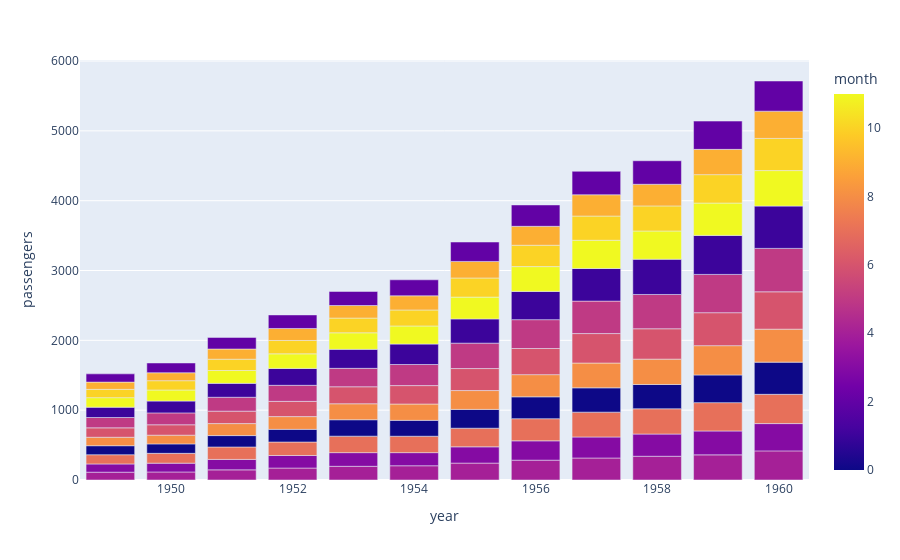

This figure's notebook cell:
### Code cell
px.bar(df, x='year', y='passengers',color='month')

### Figure 1 — Plotly figure (JSON) as saved in the notebook; plotly's stock layout.template omitted (floating-point values rounded to 4 significant figures; data arrays with more than 128 entries replaced by an {"elided": "..."} marker saying what was removed)
{"data": [{"alignmentgroup": "True", "hovertemplate": "year=%{x}<br>passengers=%{y}<br>month=%{marker.color}<extra></extra>", "legendgroup": "", "marker": {"color": {"elided": "144 int values"}, "coloraxis": "coloraxis", "pattern": {"shape": ""}}, "name": "", "offsetgroup": "", "orientation": "v", "showlegend": false, "textposition": "auto", "type": "bar", "x": {"elided": "144 int values"}, "xaxis": "x", "y": {"elided": "144 int values"}, "yaxis": "y"}], "layout": {"barmode": "relative", "coloraxis": {"colorbar": {"title": {"text": "month"}}, "colorscale": [[0, "#0d0887"], [0.1111, "#46039f"], [0.2222, "#7201a8"], [0.3333, "#9c179e"], [0.4444, "#bd3786"], [0.5556, "#d8576b"], [0.6667, "#ed7953"], [0.7778, "#fb9f3a"], [0.8889, "#fdca26"], [1, "#f0f921"]]}, "legend": {"tracegroupgap": 0}, "margin": {"t": 60}, "xaxis": {"anchor": "y", "domain": [0, 1], "title": {"text": "year"}}, "yaxis": {"anchor": "x", "domain": [0, 1], "title": {"text": "passengers"}}}}
